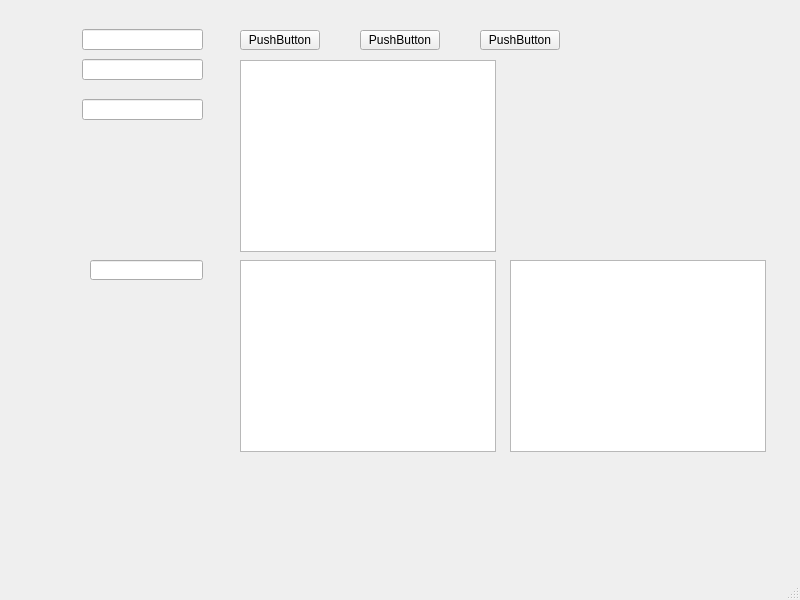
<?xml version="1.0" encoding="UTF-8"?>
<ui version="4.0">
 <class>MainWindow</class>
 <widget class="QMainWindow" name="MainWindow">
  <property name="geometry">
   <rect>
    <x>0</x>
    <y>0</y>
    <width>800</width>
    <height>600</height>
   </rect>
  </property>
  <property name="windowTitle">
   <string>MainWindow</string>
  </property>
  <widget class="QWidget" name="centralwidget">
   <widget class="QPushButton" name="pushButton">
    <property name="geometry">
     <rect>
      <x>240</x>
      <y>30</y>
      <width>80</width>
      <height>20</height>
     </rect>
    </property>
    <property name="text">
     <string>PushButton</string>
    </property>
   </widget>
   <widget class="QLineEdit" name="lineEdit">
    <property name="geometry">
     <rect>
      <x>82</x>
      <y>59</y>
      <width>121</width>
      <height>21</height>
     </rect>
    </property>
   </widget>
   <widget class="QLineEdit" name="lineEdit_2">
    <property name="geometry">
     <rect>
      <x>82</x>
      <y>99</y>
      <width>121</width>
      <height>21</height>
     </rect>
    </property>
   </widget>
   <widget class="QTableView" name="tableView">
    <property name="geometry">
     <rect>
      <x>240</x>
      <y>60</y>
      <width>256</width>
      <height>192</height>
     </rect>
    </property>
   </widget>
   <widget class="QPushButton" name="pushButton_2">
    <property name="geometry">
     <rect>
      <x>360</x>
      <y>30</y>
      <width>80</width>
      <height>20</height>
     </rect>
    </property>
    <property name="text">
     <string>PushButton</string>
    </property>
   </widget>
   <widget class="QTableView" name="tableView_2">
    <property name="geometry">
     <rect>
      <x>240</x>
      <y>260</y>
      <width>256</width>
      <height>192</height>
     </rect>
    </property>
   </widget>
   <widget class="QLineEdit" name="lineEdit_3">
    <property name="geometry">
     <rect>
      <x>82</x>
      <y>29</y>
      <width>121</width>
      <height>21</height>
     </rect>
    </property>
   </widget>
   <widget class="QPushButton" name="pushButton_3">
    <property name="geometry">
     <rect>
      <x>480</x>
      <y>30</y>
      <width>80</width>
      <height>20</height>
     </rect>
    </property>
    <property name="text">
     <string>PushButton</string>
    </property>
   </widget>
   <widget class="QLineEdit" name="lineEdit_4">
    <property name="geometry">
     <rect>
      <x>90</x>
      <y>260</y>
      <width>113</width>
      <height>20</height>
     </rect>
    </property>
   </widget>
   <widget class="QTableView" name="tableView_3">
    <property name="geometry">
     <rect>
      <x>510</x>
      <y>260</y>
      <width>256</width>
      <height>192</height>
     </rect>
    </property>
   </widget>
  </widget>
  <widget class="QMenuBar" name="menubar">
   <property name="geometry">
    <rect>
     <x>0</x>
     <y>0</y>
     <width>800</width>
     <height>21</height>
    </rect>
   </property>
  </widget>
  <widget class="QStatusBar" name="statusbar"/>
 </widget>
 <resources/>
 <connections/>
</ui>
